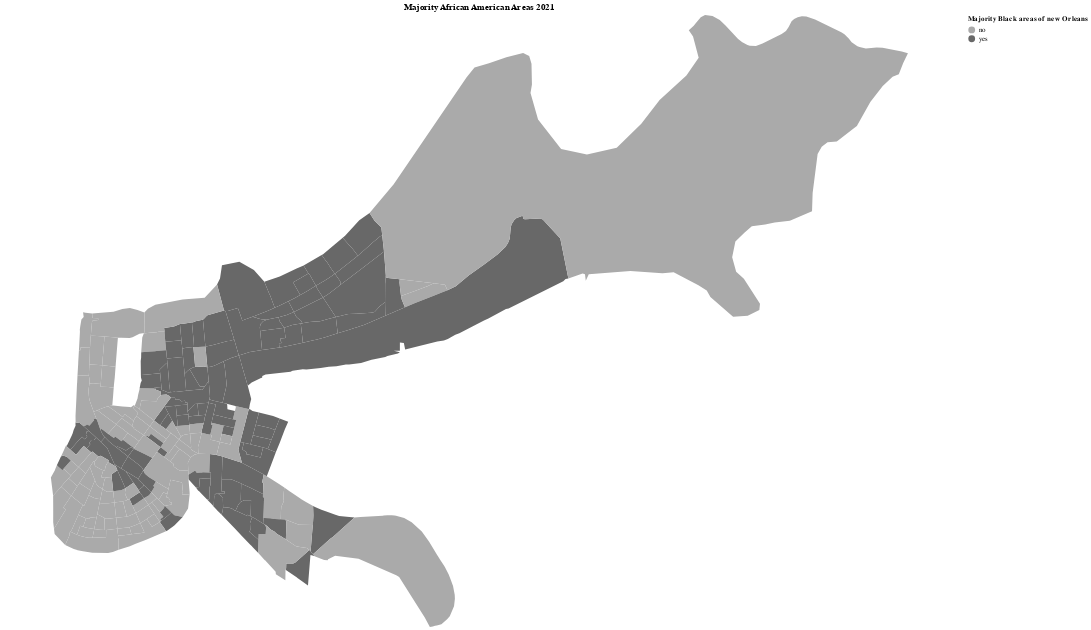

The notebook cell this image was saved under:
### Code cell
majorityBlack = alt.Chart(majorityblackGDF).mark_geoshape().encode(
    color=alt.Color('Majority Black:N',
      legend=alt.Legend(title='Majority Black areas of new Orleans'),
      scale=alt.Scale(scheme='greys')
      ),
    tooltip=[alt.Tooltip('NAME',title='Census Tract'),
      alt.Tooltip('Activation Count',title='Activation Count'),
      alt.Tooltip('population',title='Population', format=','),
      alt.Tooltip('median income',title='Median Household Income', format='$,.2r'),
      alt.Tooltip('percentageBlack',title='African American')

      ]
      

).project(
   type='conicConformal',
    parallels=[31 + 10 / 60, 32 + 40 / 60],
    rotate=[92 + 30 / 60, 0],
).properties(
    title='Majority African American Areas 2021',
    width=1400,
    height=900

)

majorityBlack

### Figure 1 — Vega-Lite specification as saved in the notebook (floating-point values rounded to 4 significant figures; data arrays with more than 128 entries replaced by an {"elided": "..."} marker saying what was removed)
{"config": {"view": {"continuousWidth": 400, "continuousHeight": 300}}, "data": {"name": "data-900479b381f0b8631be08bf2e3c7f9cd"}, "mark": "geoshape", "encoding": {"color": {"field": "Majority Black", "legend": {"title": "Majority Black areas of new Orleans"}, "scale": {"scheme": "greys"}, "type": "nominal"}, "tooltip": [{"field": "NAME", "title": "Census Tract", "type": "nominal"}, {"field": "Activation Count", "title": "Activation Count", "type": "quantitative"}, {"field": "population", "format": ",", "title": "Population", "type": "quantitative"}, {"field": "median income", "format": "$,.2r", "title": "Median Household Income", "type": "nominal"}, {"field": "percentageBlack", "title": "African American", "type": "quantitative"}]}, "height": 900, "projection": {"parallels": [31.17, 32.67], "rotate": [92.5, 0], "type": "conicConformal"}, "title": "Majority African American Areas 2021", "width": 1400, "$schema": "https://vega.github.io/schema/vega-lite/v4.17.0.json", "datasets": {"data-900479b381f0b8631be08bf2e3c7f9cd": {"elided": "180 records"}}}
